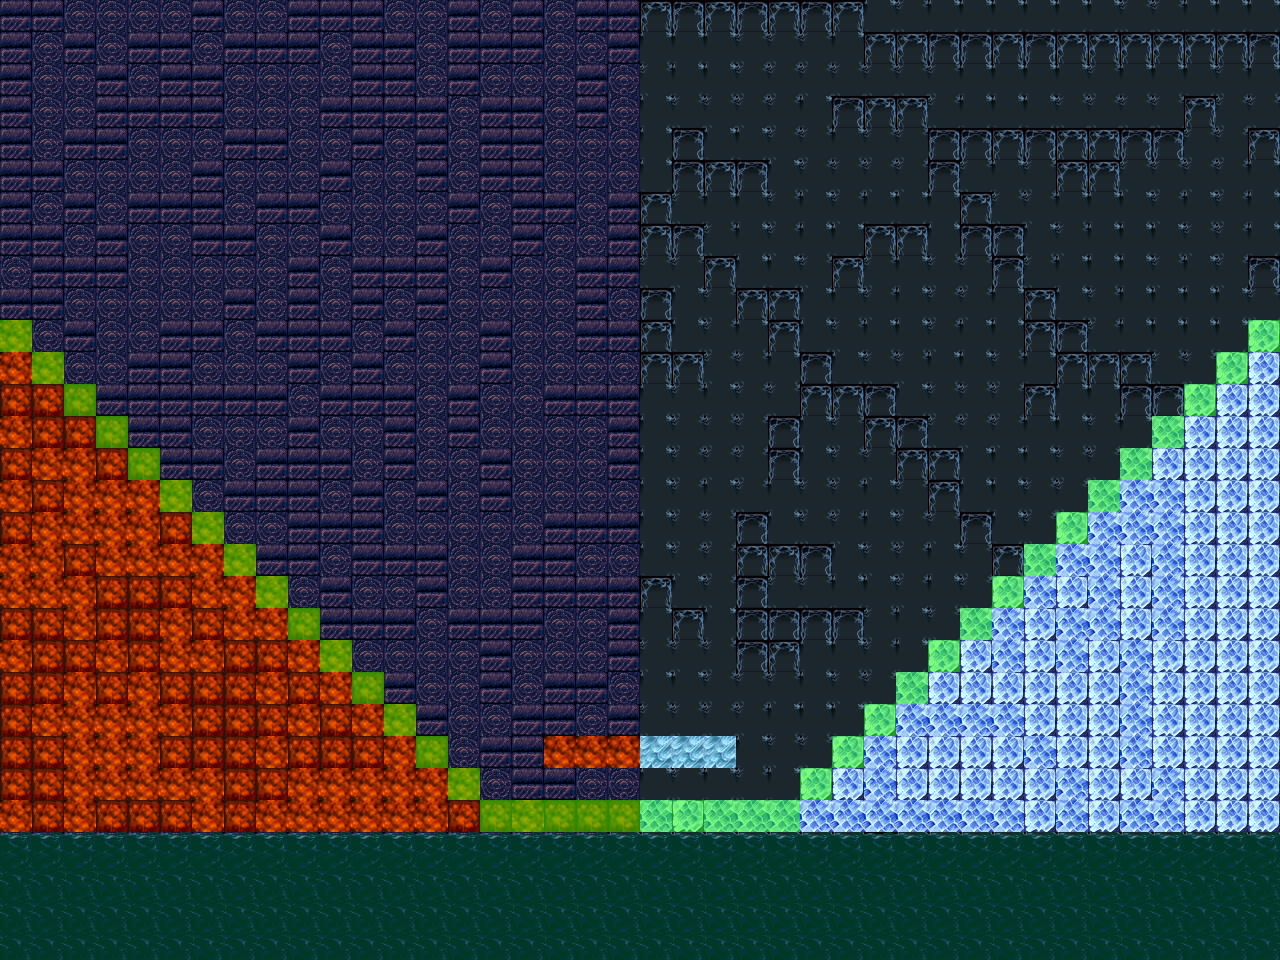

A level layout from a 2D game, rendered from its tile map. Below: a short description, then the map file with tile-grid data replaced by summaries:
An orthogonal 40x30 tile map with 32x32 px tiles, 4 tile layers (background, water, top, Navigation) and 51 objects (6x 2, 4x 1).

<map version="1.2" tiledversion="1.2.0" orientation="orthogonal" renderorder="right-down" width="40" height="30" tilewidth="32" tileheight="32" infinite="0" nextlayerid="13" nextobjectid="423">
 <tileset firstgid="1" name="platforms" tilewidth="32" tileheight="32" tilecount="30" columns="5">
  <image source="platformsPath.png" width="160" height="192" />
  <terraintypes>
   <terrain name="fire" tile="0" />
   <terrain name="ice" tile="8" />
   <terrain name="waves" tile="5" />
   <terrain name="water" tile="10" />
   <terrain name="background" tile="15" />
   <terrain name="background 1" tile="16" />
   <terrain name="background" tile="9" />
  </terraintypes>
  <tile id="0" terrain="0,0,0,0" />
  <tile id="1" terrain="0,0,0,0" />
  <tile id="4" terrain="6,6,6,6" />
  <tile id="5" terrain="2,2,2,2" />
  <tile id="6" terrain="2,2,2,2" />
  <tile id="7" terrain="2,2,2,2" />
  <tile id="8" terrain="1,1,1,1" />
  <tile id="9" terrain="6,6,6,6" />
  <tile id="10" terrain="3,3,3,3" />
  <tile id="11" terrain="3,3,3,3" />
  <tile id="12" terrain="3,3,3,3" />
  <tile id="13" terrain="1,1,1,1" />
  <tile id="15" terrain="4,4,4,4" />
  <tile id="16" terrain="5,5,5,5" />
  <tile id="17" terrain="4,4,4,4" />
  <tile id="18" terrain="5,5,5,5" />
 </tileset>
 <layer id="1" name="background" width="40" height="30">
  <data>[1200 cells, 1200 non-empty, 6 distinct tile ids]</data>
 </layer>
 <layer id="2" name="water" width="40" height="30">
  <data>[1200 cells, 168 non-empty, 8 distinct tile ids]</data>
 </layer>
 <layer id="3" name="top" width="40" height="30">
  <data>[1200 cells, 286 non-empty, 5 distinct tile ids]</data>
 </layer>
 <layer id="4" name="Navigation" width="40" height="30">
  <data>[1200 cells, 40 non-empty, 1 distinct tile ids]</data>
 </layer>
 <objectgroup id="5" name="initialPos">
  <object id="13" x="569.333" y="680.333" width="52" height="50.6667">
   <ellipse />
  </object>
 </objectgroup>
 <objectgroup id="6" name="border_col">
  <object id="1" x="0" y="0" width="6400" height="1" />
  <object id="4" x="0" y="0" width="1" height="960" />
  <object id="10" x="0" y="959" width="6400" height="1" />
 </objectgroup>
 <objectgroup id="7" name="poison_col">
  <object id="12" x="2" y="837" width="6400" height="4" />
 </objectgroup>
 <objectgroup id="8" name="fire_col_top">
  <object id="144" x="32.333" y="354.333" width="28.6667" height="4.66667" />
  <object id="145" x="128.333" y="450" width="30" height="4.66667" />
  <object id="146" x="65" y="384.667" width="28.6667" height="6" />
  <object id="147" x="-0.667" y="319.333" width="29.3333" height="4.66667" />
  <object id="148" x="225.333" y="546" width="28" height="5.33333" />
  <object id="149" x="191.667" y="513" width="31.6667" height="6" />
  <object id="150" x="97.667" y="416" width="30.6667" height="6.66667" />
  <object id="151" x="255.333" y="577.667" width="31.667" height="6" />
  <object id="152" x="354" y="674.333" width="28.667" height="5.33333" />
  <object id="154" x="287.667" y="608" width="31.667" height="5.33333" />
  <object id="155" x="320.33" y="640.667" width="31.667" height="4.66667" />
  <object id="156" x="1282" y="290.667" width="124.667" height="6" />
  <object id="267" x="161.5" y="481" width="28.5" height="6" />
  <object id="404" x="384" y="704" width="31" height="4" />
  <object id="405" x="417" y="738" width="31" height="4" />
  <object id="406" x="451" y="769" width="28" height="6" />
  <object id="408" x="481" y="801" width="159" height="5" />
  <object id="409" x="545" y="737" width="91" height="4" />
 </objectgroup>
 <objectgroup id="9" name="ice_col_top" offsetx="-1" offsety="1">
  <object id="208" x="835.5" y="734.5" width="28" height="3.5" />
  <object id="209" x="1090.5" y="478.5" width="27" height="3" />
  <object id="210" x="867" y="702" width="27.5" height="5.5" />
  <object id="211" x="932" y="638.5" width="28.5" height="4.5" />
  <object id="212" x="1058" y="510.5" width="29.5" height="4.5" />
  <object id="213" x="964" y="607" width="27" height="3" />
  <object id="214" x="1028.5" y="543" width="26" height="4.5" />
  <object id="215" x="996" y="574.5" width="25.5" height="4" />
  <object id="216" x="1155.5" y="414.5" width="26.5" height="4.5" />
  <object id="217" x="899" y="669.5" width="28.5" height="3.5" />
  <object id="218" x="1123.5" y="446.5" width="28.5" height="5.5" />
  <object id="219" x="1219" y="352" width="29.5" height="4.5" />
  <object id="222" x="1188.5" y="383.5" width="26.5" height="4.5" />
  <object id="224" x="1281.5" y="609.5" width="218" height="6" />
  <object id="410" x="642" y="736" width="91" height="4" />
  <object id="412" x="640" y="800" width="160" height="5" />
  <object id="413" x="802" y="769" width="28" height="4" />
  <object id="416" x="1251" y="319" width="28" height="5" />
 </objectgroup>
 <objectgroup id="10" name="final_col" visible="0" />
 <objectgroup id="11" name="EnemyGargoyle">
  <object id="394" name="1" x="159" y="127" width="32" height="32" />
  <object id="396" name="1" x="451" y="73" width="32" height="32" />
  <object id="397" name="1" x="976" y="177" width="32" height="32" />
  <object id="417" name="1" x="784" y="78" width="32" height="32" />
 </objectgroup>
 <objectgroup id="12" name="EnemySkeleton">
  <object id="395" name="2" x="271" y="443" width="32" height="32" />
  <object id="418" name="2" x="1145" y="244" width="32" height="32" />
  <object id="419" name="2" x="1036" y="336" width="32" height="32" />
  <object id="420" name="2" x="913" y="463" width="32" height="32" />
  <object id="421" name="2" x="97" y="290" width="32" height="32" />
  <object id="422" name="2" x="178" y="358" width="32" height="32" />
 </objectgroup>
</map>